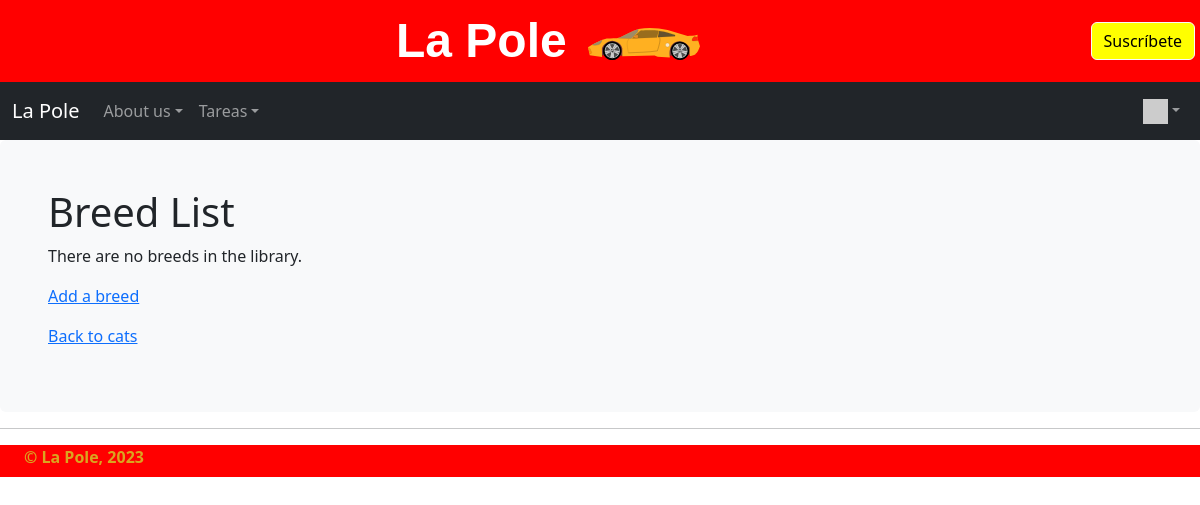
The page /cats/lookup/ (signed in) on the database as committed earlier.
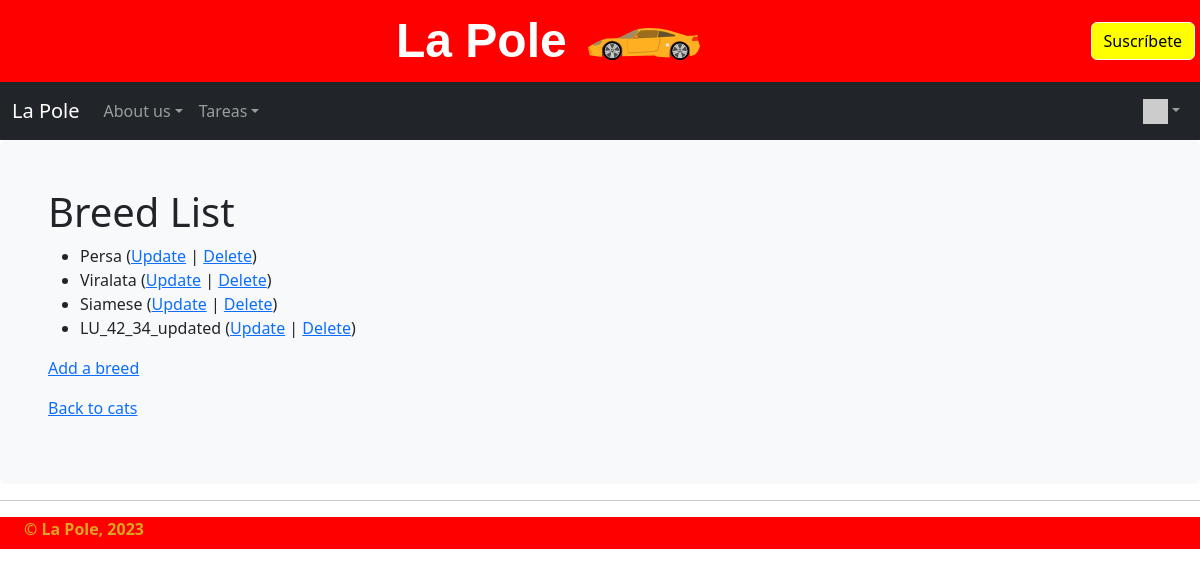
The same page on the database as committed later.
### cats/models.py (models this page shows, shortened)
class Breed(models.Model):
    name = models.CharField(
            max_length=200,
            validators=[MinLengthValidator(2, "Breed must be greater than 1 character")]
    )

### cats/views.py (the view)
# urls.py: path('lookup/', views.BreedView.as_view(), name='breed_list'),
class BreedView(LoginRequiredMixin, View):
    def get(self, request):
        ml = Breed.objects.all()
        ctx = {'breed_list': ml}
        return render(request, 'cats/breed_list.html', ctx)

### home/context_processors.py (called while the page is built)
def settings(request):
    return {
        'settings': django_settings,
    }

### home/templatetags/app_tags.py (called while the page is built)
@register.filter(name='gravatar')
def gravatar(user, size=35):
    email = str(user.email.strip().lower()).encode('utf-8')
    email_hash = md5(email).hexdigest()
    url = "//www.gravatar.com/avatar/{0}?s={1}&d=identicon&r=PG"
    return url.format(email_hash, size)

### cats/templates/cats/breed_list.html
{% extends "home/layout.html" %}
{% block content %}
  <h1>Breed List</h1>
  {% if breed_list %}
  <ul>
    {% for breed in breed_list %}
      <li>
          {{ breed.name }}
         (<a href="{% url 'cats:breed_update' breed.id %}">Update</a> |
          <a href="{% url 'cats:breed_delete' breed.id %}">Delete</a>)
      </li>
    {% endfor %}
  </ul>
  {% else %}
    <p>There are no breeds in the library.</p>
  {% endif %}
  <p><a href="{% url 'cats:breed_create' %}">Add a breed</a></p>
  <p>
    <a href="{% url 'cats:all' %}">Back to cats</a>
  </p>
{% endblock %}

### home/templates/home/layout.html (shortened to what this page needs)
{% extends "home/base.html" %}
{% load app_tags %}
{% block header %}
<header >
    <div class="header-a">
    {% load static %}
        <span class="header-h">La Pole<img src="{% static 'image/Orange_sport_car.svg' %}" class="headimg"" alt="La Pole!!!"></span>
        <a class="btn btn-light" role="button" href="#" id="Suscr">Suscríbete</a>
    </div>
</header>
{% endblock %}
{% block navbar %}
    <div>
        <nav class="navbar navbar-expand-md navbar-dark bg-dark">
            <div class="container-fluid">
                <a class="navbar-brand" href="{% url 'home:home' %}">La Pole</a>
                <div class="collapse navbar-collapse" id="navbarSupportedContent">
                    <ul class="navbar-nav me-auto">
                        <li class="nav-item dropdown"><a class="nav-link dropdown-toggle" href="#" id="navbarDropdown" role="button" data-bs-toggle="dropdown" aria-haspopup="true" aria-expanded="false">About us</a>
                        </li>
                        <li class="nav-item dropdown"><a class="nav-link dropdown-toggle" href="#" id="navbarDropdown1" role="button" data-bs-toggle="dropdown" aria-haspopup="true" aria-expanded="false">Tareas</a>
                                {% url 'ads' as ads %}
                                </li>
                            </ul>
                    <ul class="nav navbar-nav navbar-right pe-auto">
                        {% if user.is_authenticated %}
                        <li class="nav-item dropdown"><a class="nav-link dropdown-toggle" href="#" id="navbarDropdown" role="button" data-bs-toggle="dropdown" aria-haspopup="true" aria-expanded="false"><img style="width: 25px;" src="{{ user|gravatar:60 }}"/><b class="caret"></b></a>
                        {% else %}
                        <li><a class="btn btn-light" role="button" href="{% url 'login' %}?next={{ request.path }}"><span class="glyphicon glyphicon-log-in"></span>Login</a></li>
                        {% endif %}
                    </ul>
                </div>
            </div>
        </nav>
    </div>
{% endblock %}
{% block body %}
    <div class="bg-light p-5 rounded">
        {% block content %}{% endblock %}
    </div>
    <hr/>
{% endblock %}

### home/templates/home/base.html (shortened to what this page needs)
<!DOCTYPE html>
<html>
<head>
    <link href="https://cdn.jsdelivr.net/npm/bootstrap@5.3.0-alpha1/dist/css/bootstrap.min.css" rel="stylesheet">
    {% load static %}<link rel="stylesheet" type="text/css" href="{% static 'home/bootstrap-social.css' %}"/>
    {% load static %}<link rel="stylesheet" type="text/css" href="{% static 'home/site1.css' %}"/>
    {% load static %} <link rel="shortcut icon" href="{% static 'favicon.ico' %}" type="image/x-icon">
</head>
<body class="min-vh-100">
    {% block header %}{% endblock %}
    {% block navbar %}{% endblock %}
    {% block body %}{% endblock %}
    <footer class="mt-auto ps-4">
        <div >
        <p>&copy; La Pole, 2023</p>
        </div>
    </footer>
</body>
</html>

### home/static/home/site1.css (style rules this page uses)
body { background-image: linear-gradient(180deg, rgb(219, 218, 218), #fff 100px, #fff); }
#Suscr { background-color: yellow; }
.headimg { height: 2rem; padding-left: 2%; }
.header-a { background-color: red; align-items: center; padding: 5px 5px 5px 5px; display: grid; grid-template-columns: 1fr auto; }
.header-h { font-size: 3rem; font-family: 'Trebuchet MS', 'Lucida Sans Unicode', 'Lucida Grande', 'Lucida Sans', Arial, sans-serif; color: white; text-align: center; font-weight: 800; }
footer { height: 2rem; background-color: red; color: goldenrod; font-weight: 600; }

Rows that differ between the two databases and show on the page:
added Breed: name "Persa"
added Breed: name "Viralata"
added Breed: name "Siamese"
added Breed: name "LU_42_34_updated"
Other text that changed with them:
text no longer shown: "There are no breeds in the library."
